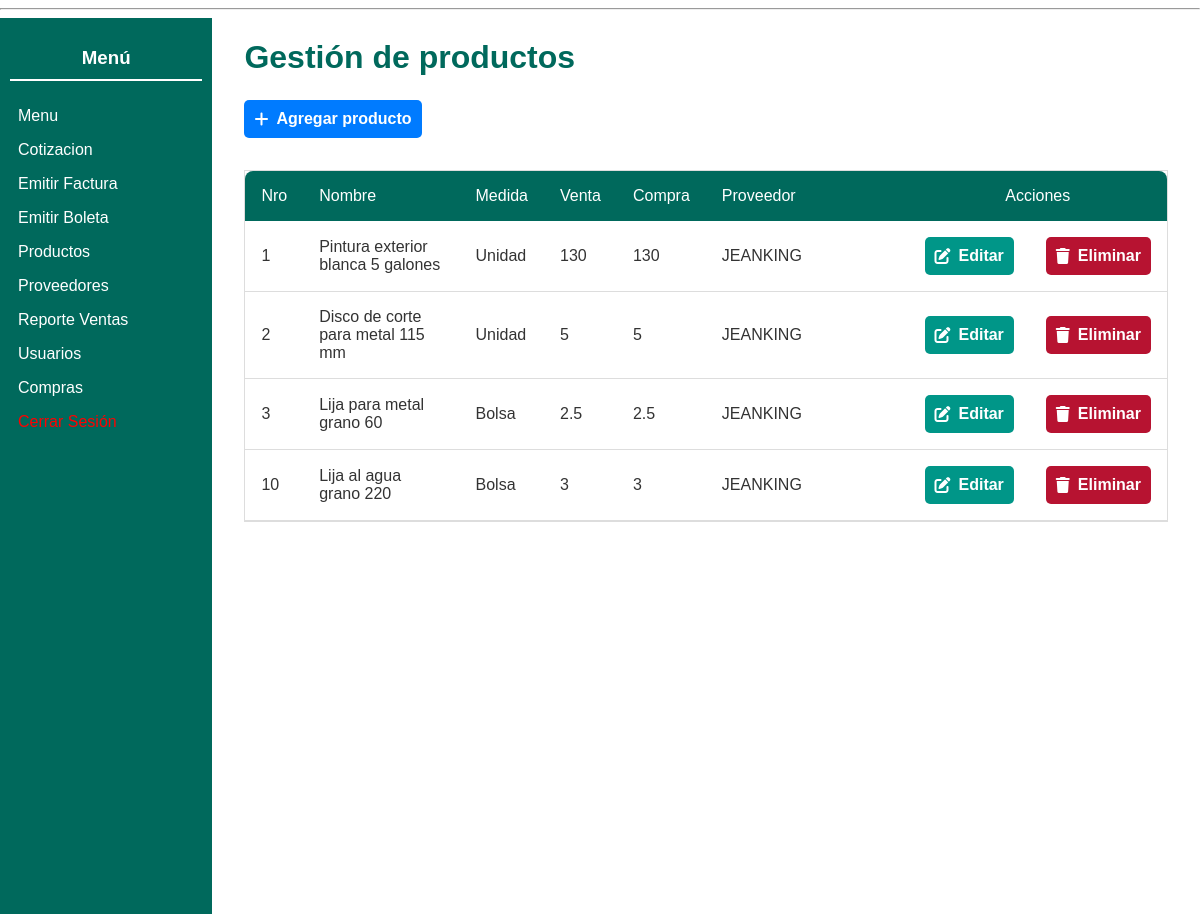
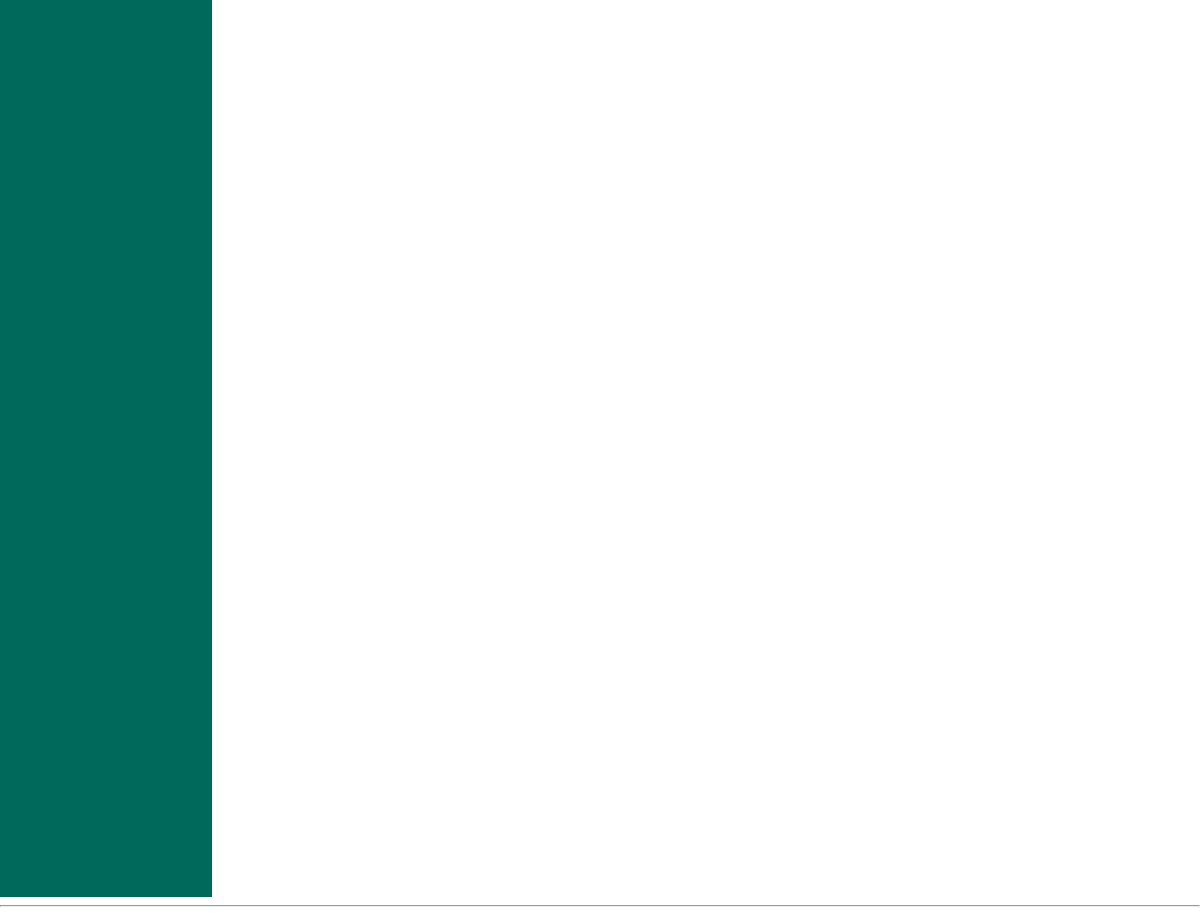
Screenshot of /moduloVentas/indexGestionarProductos.php (signed in) with the database file from the repository (2 pictures, top to bottom).
### tables this page shows
CREATE TABLE `productodetalles` (
  `ProductoDetallesID` int NOT NULL,
  `ProductoID` int NOT NULL,
  `UnidadMedida` varchar(255) NOT NULL,
  `ValorUnitarioCompra` double NOT NULL,
  `CategoriaFiscal` varchar(255) NOT NULL,
  `ProveedorID` int NOT NULL
);

CREATE TABLE `producto` (
  `ProductoID` int NOT NULL,
  `CodigoProducto` varchar(255) NOT NULL,
  `Descripcion` varchar(255) NOT NULL,
  `ValorUnitarioVenta` double NOT NULL,
  `EstadoProducto` int NOT NULL
);

CREATE TABLE `proveedor` (
  `ProveedorID` int NOT NULL,
  `NumeroRUC` varchar(255) NOT NULL,
  `RazonSocial` varchar(255) NOT NULL,
  `Telefono` int NOT NULL,
  `Email` varchar(255) NOT NULL,
  `Direccion` varchar(255) NOT NULL,
  `FechaRegistro` date NOT NULL,
  `EstadoProveedor` tinyint(1) NOT NULL DEFAULT '1'
);

### moduloVentas/indexGestionarProductos.php (called while the page is built, shortened)
<?php
include_once($_SERVER['DOCUMENT_ROOT'] . '/moduloVentas/panelGestionarProductos.php');
include_once($_SERVER['DOCUMENT_ROOT'] . '/modelo/productos.php');
$objProductos = new Productos();
$productos = $objProductos->getProductosBD();
$objPanelGestionarProductos = new panelGestionarProductos();
$objPanelGestionarProductos->panelGestionarProductosShow($productos);

### modelo/productos.php (called while the page is built, shortened)
<?php
class Productos
{
  public function getProductosBD()
  {
    $sql = "SELECT p.ProductoID, p.Descripcion, pd.UnidadMedida ,p.ValorUnitarioVenta, pd.ValorUnitarioCompra, pr.RazonSocial
                FROM productodetalles pd
                JOIN producto p ON pd.ProductoID = p.ProductoID
                JOIN proveedor pr ON pd.ProveedorID = pr.ProveedorID
                WHERE p.EstadoProducto = 1";
    $conexion = Conexion::conectarBD();
    $respuesta = $conexion->query($sql);
    $productos = array();
    while ($fila = $respuesta->fetch_assoc()) {
      $productos[] = $fila;
    }
    return $productos;
  }
}

### moduloVentas/panelGestionarProductos.php (the view, shortened to what this page needs)
<?php
include_once($_SERVER['DOCUMENT_ROOT'] . '/shared/pantalla.php');
class panelGestionarProductos extends pantalla
{
    public function panelGestionarProductosShow($productos = null)
    {
?>
        <div style="display: flex; height: 100vh;">
            <main style="padding: 0 2rem;">
                <h1 style="color: #00695c;">Gestión de productos</h1>
                <form method="post" action="../moduloVentas/getProducto.php">
                    <button type="submit" name="btnAgregarProducto" class="btn agregar"><i class="fa-solid fa-plus" style="color: #FFF;"></i>Agregar producto</button>
                </form>
                <div class="table-cotizaciones">
                    <table id="productos-table">
                        <thead>
                            <tr>
                                <th>Nro</th>
                                <th>Nombre</th>
                                <th>Medida</th>
                                <th>Venta</th>
                                <th>Compra</th>
                                <th>Proveedor</th>
                                <th colspan="2" class="centered-colspan">Acciones</th>
                            </tr>
                        </thead>
                        <tbody>
                            <?php if ($productos !== null) : ?>
                                <?php foreach ($productos as $producto) : ?>
                                    <tr>
                                        <td><?= $producto['ProductoID']; ?></td>
                                        <td><?= $producto['Descripcion']; ?></td>
                                        <td><?= $producto['UnidadMedida']; ?></td>
                                        <td><?= $producto['ValorUnitarioVenta']; ?></td>
                                        <td><?= $producto['ValorUnitarioCompra']; ?></td>
                                        <td><?= $producto['RazonSocial']; ?></td>
                                        <form method="post" action="../moduloVentas/getProducto.php">
                                            <td>
                                                <button type="submit" name="btnEditarProducto" class="btn editar">
                                                    <i class="fa-solid fa-pen-to-square"></i>Editar
                                                </button>
                                            </td>
                                            <td>
                                                <button type="submit" name="btnEliminarProducto" class="btn eliminar">
                                                    <i class="fa-solid fa-trash"></i>Eliminar
                                                </button>
                                            </td>
                                        </form>
                                    </tr>
                                <?php endforeach; ?>
                            <?php else : ?>
                                <tr>
                                    <td colspan="6">No se encontraron productos.</td>
                                </tr>
                            <?php endif; ?>
                        </tbody>
                    </table>
                </div>
            </main>
        </div>
<?php
    }
}
?>

### assets/styles.css (style rules this page uses)
body { font-family: Arial, sans-serif; margin: 0; padding: 0; color: #333; }
main { padding: 2rem; width: 80%; max-width: 1200px; margin: 0 auto; }
main h1 { color: #00695c; margin-bottom: 1.5rem; font-size: 2rem; }
.btn, .btn:link, .btn:visited { display: inline-block; background: #00695c; color: #fff; border: none; padding: 0.5rem 1rem; border-radius: 4px; cursor: pointer; font-weight: bold; transition: background 0.3s; text-decoration: none; }
.table-cotizaciones { margin-top: 2rem; overflow-x: auto; }
.table-cotizaciones table { width: 100%; border-collapse: collapse; background: #fff; border-radius: 8px; overflow: hidden; }
.table-cotizaciones thead { background: #00695c; color: #fff; }
.table-cotizaciones thead th { padding: 1rem; text-align: left; font-weight: normal; }
.table-cotizaciones tbody td { padding: 1rem; border-bottom: 1px solid #ddd; }
th.centered-colspan { text-align: center !important; vertical-align: middle; }
.btn { display: inline-flex; align-items: center; justify-content: center; color: #fff; font-size: 16px; font-weight: bold; padding: 10px 10px; border: none; border-radius: 5px; cursor: pointer; }
.btn.agregar { background: #007bff; }
.btn.editar { background: #009688; }
.btn.eliminar { background: #b71331; }
button i { margin-right: 8px; }
.table-cotizaciones { border: 1px solid #ddd; max-height: 350px; overflow-x: auto; }

### rows the page displays
productodetalles: ProductoID.ProductoID "1", ProductoID.Descripcion "Pintura exterior blanca 5 galones", UnidadMedida "Unidad", ProductoID.ValorUnitarioVenta "130", ValorUnitarioCompra "130", ProveedorID.RazonSocial "JEANKING"
productodetalles: ProductoID.ProductoID "2", ProductoID.Descripcion "Disco de corte para metal 115 mm", UnidadMedida "Unidad", ProductoID.ValorUnitarioVenta "5", ValorUnitarioCompra "5", ProveedorID.RazonSocial "JEANKING"
productodetalles: ProductoID.ProductoID "3", ProductoID.Descripcion "Lija para metal grano 60", UnidadMedida "Bolsa", ProductoID.ValorUnitarioVenta "2.5", ValorUnitarioCompra "2.5", ProveedorID.RazonSocial "JEANKING"
productodetalles: ProductoID.ProductoID "10", ProductoID.Descripcion "Lija al agua grano 220", UnidadMedida "Bolsa", ProductoID.ValorUnitarioVenta "3", ValorUnitarioCompra "3", ProveedorID.RazonSocial "JEANKING"
